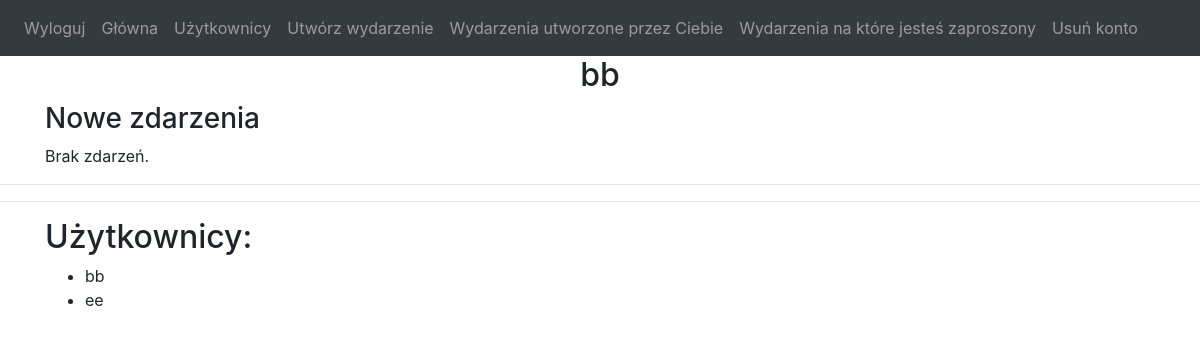
Page /show_users (signed in) on the earlier database version.
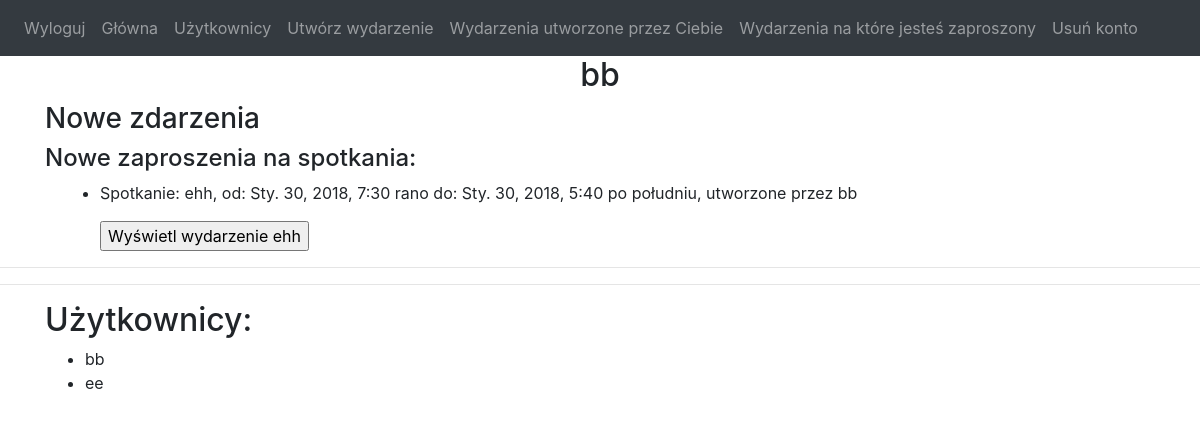
Same page on the later database version.
### meetingserver/models.py (models this page shows)
class User(models.Model):
    name = models.CharField(max_length=50, unique=True)
    pwd = models.CharField(max_length=50)

class Meeting(
        models.Model):  # znika jak znika użytkownik który je utworzył (bo cascade), albo jak je usunie
    name = models.CharField(max_length=50)
    begin = models.DateTimeField()
    end = models.DateTimeField()
    invitedNr = models.PositiveIntegerField()
    acceptedNr = models.PositiveIntegerField()
    creator = models.ForeignKey(User, on_delete=models.CASCADE)

### views/logged_views.py (the view)
# urls.py: path('show_users', logged_views.show_users)
def show_users(request):
    if 'user_id' not in request.session:
        return HttpResponseRedirect("/")
    uid = request.session['user_id']
    uname = request.session['user_name']
    usrs = User.objects.all()
    u1 = set()
    for u in usrs:
        u1.add((u.name))
    notif_dict = get_my_notifications(uid, uname)
    d1 = {'usrs': u1}
    return render(request, 'all_users.html', {**notif_dict, **d1})

### clear_old_events.py (called while the page is built)
    def __call__(self, request):
        if datetime.now(pytz.utc) - self.last_cleared > timedelta(minutes=2):
            self.clear_past_events()
            self.last_cleared = datetime.now(pytz.utc)
        response = self.get_response(request)
        return response

### templates/all_users.html
{% extends 'logged_shared.html' %}
{% block main_content %}
<div  class="container">
    <h2> Użytkownicy: </h2>
    <ul>
    {% for name in usrs %}
        <li>
        {{name}}
        </li>
    {% endfor %}
    </ul>
</div>
{% endblock %}

### templates/notifications_new_invitations.html (shortened to what this page needs)
<h4>Nowe zaproszenia na spotkania: </h4>
<div  class="container">
    <ul>
    {% for id, s, begin, end, creator in new_inv %}
        <li>
        <p> Spotkanie: {{ s }}, od: {{ begin }} do: {{ end }}, utworzone przez {{ creator }} </p>
        <form action = "{{ "/show_event" }}" method="get" />
            <input type="submit" value = "Wyświetl wydarzenie {{s}}" />
        </li>
    {% endfor %}
    </ul>
</div>

Differences in the rows shown:
added Meeting: new_inv "ehh", new_inv "Sty. 30, 2018, 7:30 rano", new_inv "Sty. 30, 2018, 5:40 po południu", new_inv "Wyświetl wydarzenie ehh"
Other differences:
text no longer shown: "Brak zdarzeń."
text now shown: "Nowe zaproszenia na spotkania:"
new list line: "Spotkanie: , od: do: , utworzone przez"
new list line: "bb"
